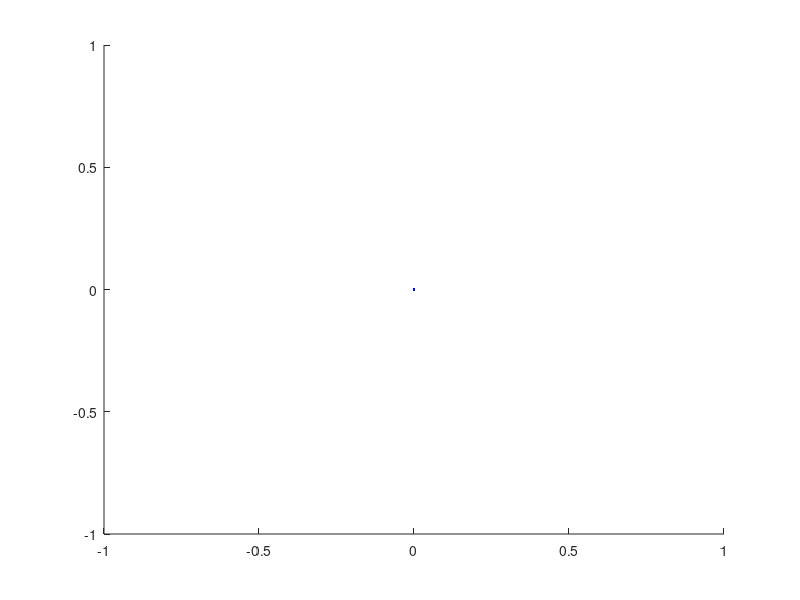

Reproduce this figure in MATLAB. (Note: this script raises an error after producing the figure.)
%HW 8 Problem 3.1.4 part b
%Amie Demmel
%box2.m
%
%This script impliments scheme 2.2.4 box method for ut+a*ux=f where f is
%defined in f.m

%Initialize
col=['b'; 'g'; 'r'; 'c'];
iter=1;
flag=1;
a=input('wave speed : ');
lb=input('lambda : ');

ax=0;
bx=1;
at=0;
bt=1.2;

figure
hold on
while(flag)
    h=input('Enter space step h : ');
    k=lb*h;

    n=round((bt-at)/k + 1);
    m=round((bx-ax)/h + 1);

    u=zeros(n,m);
    x1=ax:h:bx;
    %initial data
    u(1,:)=sin(x1);

    t=at;
    x=ax;
    
    %3.1.4
    for j=1:n-1
        %boundry conditions for x=0 at k*j;
        tt=t+k;
        u(j+1,1)=-1*(1+tt)*sin(tt);
        for i=1:m-1
            %Box Scheme 2.2.4
            u(j+1,i+1)=(1-a*lb)*u(j,i+1)+(1+a*lb)*u(j,i)-(1-a*lb)*u(j+1,i)+2*k*f(t,x);
            u(j+1,i+1)=u(j+1,i+1)/(1+a*lb);
            
            x=x+h;
        end
        t=t+k;
        x=ax;
    end
    %Visulize and calculate error of solution both L-norm (Lerr) and max
    %norm (merr)
    plot(x1,u(n,:),col(iter))
    
    tr=truesol(t,x1);
    err1=abs(u(n,:)-tr);
   
    Lerr(iter)=(h*sum((err1).^2))^1/2;
    merr(iter)=norm(err1,Inf);
    iter=iter+1;
    lb=input('lambda : ');
    if lb == 0
        flag = 0; 
    end
end

plot(x1,tr,'k')
hold off